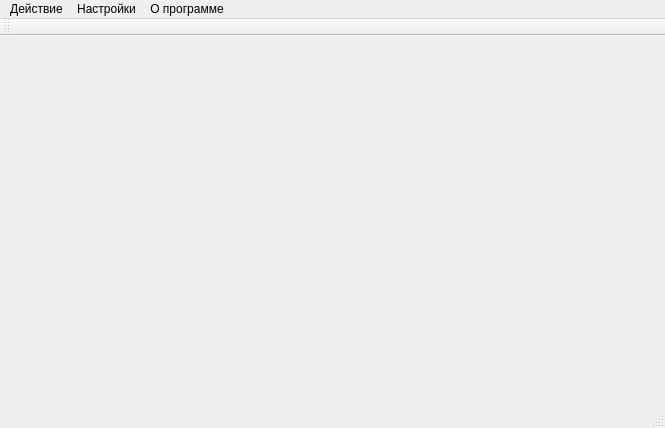
<?xml version="1.0" encoding="UTF-8"?>
<ui version="4.0">
 <class>MainWindow</class>
 <widget class="QMainWindow" name="MainWindow">
  <property name="geometry">
   <rect>
    <x>0</x>
    <y>0</y>
    <width>665</width>
    <height>428</height>
   </rect>
  </property>
  <property name="windowTitle">
   <string>MainWindow</string>
  </property>
  <widget class="QWidget" name="centralWidget">
   <layout class="QHBoxLayout" name="horizontalLayout">
    <item>
     <widget class="QLabel" name="label">
      <property name="sizePolicy">
       <sizepolicy hsizetype="Ignored" vsizetype="Ignored">
        <horstretch>0</horstretch>
        <verstretch>0</verstretch>
       </sizepolicy>
      </property>
      <property name="minimumSize">
       <size>
        <width>300</width>
        <height>200</height>
       </size>
      </property>
      <property name="text">
       <string/>
      </property>
     </widget>
    </item>
   </layout>
  </widget>
  <widget class="QMenuBar" name="menuBar">
   <property name="geometry">
    <rect>
     <x>0</x>
     <y>0</y>
     <width>665</width>
     <height>26</height>
    </rect>
   </property>
   <widget class="QMenu" name="menu">
    <property name="title">
     <string>Действие</string>
    </property>
    <addaction name="actPhoto"/>
    <addaction name="separator"/>
    <addaction name="actVideo"/>
   </widget>
   <widget class="QMenu" name="menu_2">
    <property name="title">
     <string>Настройки</string>
    </property>
    <addaction name="action_5"/>
    <addaction name="separator"/>
    <addaction name="action_7"/>
   </widget>
   <widget class="QMenu" name="menu_3">
    <property name="title">
     <string>О программе</string>
    </property>
    <addaction name="action_8"/>
   </widget>
   <addaction name="menu"/>
   <addaction name="menu_2"/>
   <addaction name="menu_3"/>
  </widget>
  <widget class="QToolBar" name="mainToolBar">
   <attribute name="toolBarArea">
    <enum>TopToolBarArea</enum>
   </attribute>
   <attribute name="toolBarBreak">
    <bool>false</bool>
   </attribute>
  </widget>
  <widget class="QStatusBar" name="statusBar"/>
  <action name="actPhoto">
   <property name="text">
    <string>Сделать фото</string>
   </property>
   <property name="shortcut">
    <string>Space</string>
   </property>
  </action>
  <action name="actVideo">
   <property name="text">
    <string>Начать запись видео</string>
   </property>
   <property name="shortcut">
    <string>Ctrl+R</string>
   </property>
  </action>
  <action name="action_5">
   <property name="text">
    <string>Сохранение файлов</string>
   </property>
  </action>
  <action name="action_7">
   <property name="text">
    <string>Фильтры</string>
   </property>
  </action>
  <action name="action_8">
   <property name="text">
    <string>Информация</string>
   </property>
  </action>
 </widget>
 <layoutdefault spacing="6" margin="11"/>
 <resources/>
 <connections/>
</ui>
